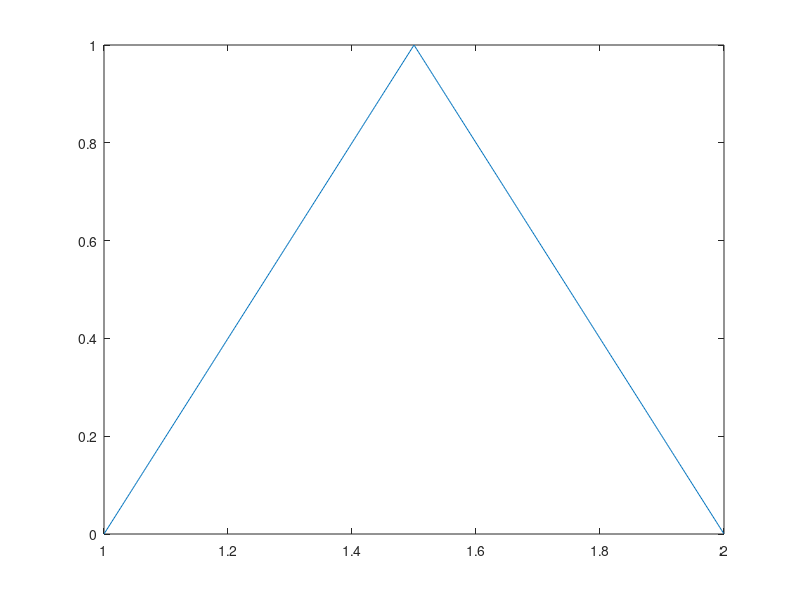

Here is the MATLAB script that generated this plot:
close all
clear all
clc

X = 2*pi:0.01:4*pi;
Y = (sawtooth(X,0.5)+1)/2;
X = X/(2*pi);

figure
plot(X,Y) % check if the curved we build is correct

AUC = trapz(X,Y) % area under the curve
